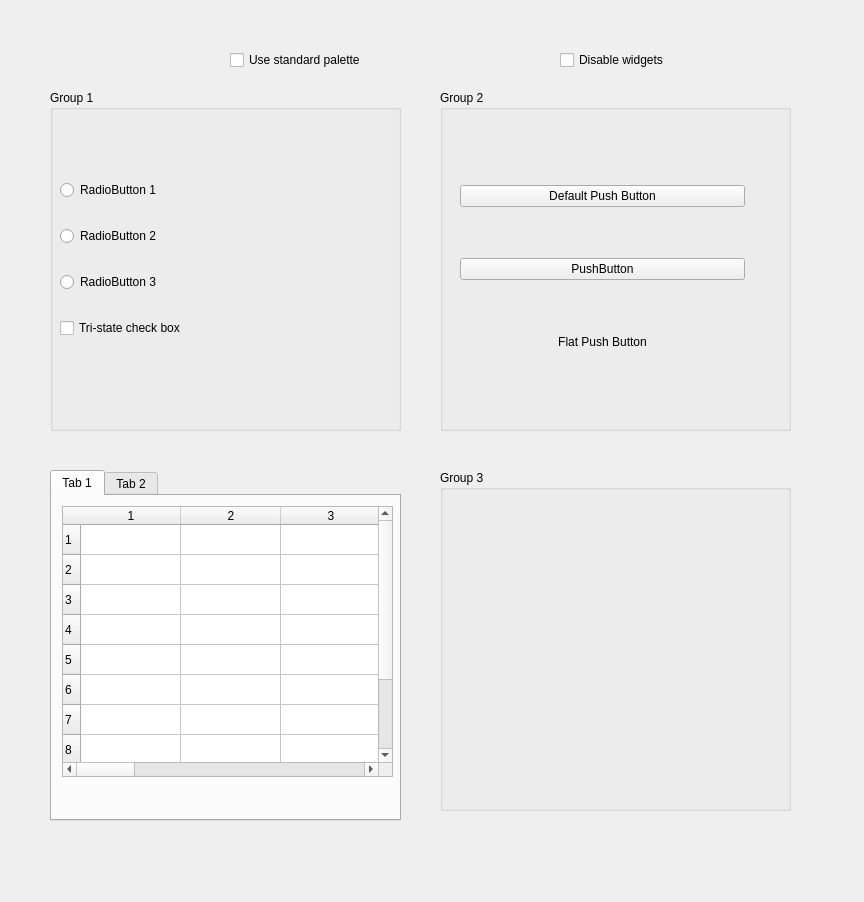
<?xml version="1.0" encoding="UTF-8"?>
<ui version="4.0">
 <class>Form</class>
 <widget class="QWidget" name="Form">
  <property name="geometry">
   <rect>
    <x>0</x>
    <y>0</y>
    <width>864</width>
    <height>902</height>
   </rect>
  </property>
  <property name="windowTitle">
   <string>Form</string>
  </property>
  <widget class="QGroupBox" name="groupBox">
   <property name="geometry">
    <rect>
     <x>50</x>
     <y>90</y>
     <width>351</width>
     <height>341</height>
    </rect>
   </property>
   <property name="title">
    <string>Group 1</string>
   </property>
   <widget class="QWidget" name="gridLayoutWidget">
    <property name="geometry">
     <rect>
      <x>10</x>
      <y>70</y>
      <width>294</width>
      <height>198</height>
     </rect>
    </property>
    <layout class="QGridLayout" name="gridLayout">
     <item row="1" column="0">
      <widget class="QRadioButton" name="radioButton_2">
       <property name="text">
        <string>RadioButton 1</string>
       </property>
      </widget>
     </item>
     <item row="4" column="0">
      <widget class="QRadioButton" name="radioButton_3">
       <property name="text">
        <string>RadioButton 3</string>
       </property>
      </widget>
     </item>
     <item row="5" column="0">
      <widget class="QCheckBox" name="checkBox">
       <property name="text">
        <string>Tri-state check box</string>
       </property>
       <property name="tristate">
        <bool>true</bool>
       </property>
      </widget>
     </item>
     <item row="3" column="0">
      <widget class="QRadioButton" name="radioButton">
       <property name="text">
        <string>RadioButton 2</string>
       </property>
      </widget>
     </item>
    </layout>
   </widget>
  </widget>
  <widget class="QGroupBox" name="groupBox_3">
   <property name="geometry">
    <rect>
     <x>440</x>
     <y>90</y>
     <width>351</width>
     <height>341</height>
    </rect>
   </property>
   <property name="title">
    <string>Group 2</string>
   </property>
   <widget class="QWidget" name="verticalLayoutWidget">
    <property name="geometry">
     <rect>
      <x>20</x>
      <y>50</y>
      <width>285</width>
      <height>260</height>
     </rect>
    </property>
    <layout class="QVBoxLayout" name="verticalLayout">
     <item>
      <widget class="QPushButton" name="pushButton">
       <property name="text">
        <string>Default Push Button</string>
       </property>
      </widget>
     </item>
     <item>
      <widget class="QPushButton" name="pushButton_3">
       <property name="text">
        <string>PushButton</string>
       </property>
       <property name="autoDefault">
        <bool>false</bool>
       </property>
       <property name="default">
        <bool>false</bool>
       </property>
      </widget>
     </item>
     <item>
      <widget class="QPushButton" name="pushButton_2">
       <property name="text">
        <string>Flat Push Button</string>
       </property>
       <property name="flat">
        <bool>true</bool>
       </property>
      </widget>
     </item>
    </layout>
   </widget>
  </widget>
  <widget class="QGroupBox" name="groupBox_4">
   <property name="geometry">
    <rect>
     <x>440</x>
     <y>470</y>
     <width>351</width>
     <height>341</height>
    </rect>
   </property>
   <property name="title">
    <string>Group 3</string>
   </property>
   <widget class="QWidget" name="verticalLayoutWidget_2">
    <property name="geometry">
     <rect>
      <x>20</x>
      <y>50</y>
      <width>285</width>
      <height>170</height>
     </rect>
    </property>
    <layout class="QVBoxLayout" name="verticalLayout_2"/>
   </widget>
  </widget>
  <widget class="QTabWidget" name="tabWidget">
   <property name="geometry">
    <rect>
     <x>50</x>
     <y>470</y>
     <width>351</width>
     <height>351</height>
    </rect>
   </property>
   <property name="currentIndex">
    <number>0</number>
   </property>
   <widget class="QWidget" name="tab">
    <attribute name="title">
     <string>Tab 1</string>
    </attribute>
    <widget class="QTableWidget" name="tableWidget">
     <property name="geometry">
      <rect>
       <x>10</x>
       <y>10</y>
       <width>331</width>
       <height>271</height>
      </rect>
     </property>
     <row>
      <property name="text">
       <string>1</string>
      </property>
     </row>
     <row>
      <property name="text">
       <string>2</string>
      </property>
     </row>
     <row>
      <property name="text">
       <string>3</string>
      </property>
     </row>
     <row>
      <property name="text">
       <string>4</string>
      </property>
     </row>
     <row>
      <property name="text">
       <string>5</string>
      </property>
     </row>
     <row>
      <property name="text">
       <string>6</string>
      </property>
     </row>
     <row>
      <property name="text">
       <string>7</string>
      </property>
     </row>
     <row>
      <property name="text">
       <string>8</string>
      </property>
     </row>
     <row>
      <property name="text">
       <string>9</string>
      </property>
     </row>
     <row>
      <property name="text">
       <string>10</string>
      </property>
     </row>
     <column>
      <property name="text">
       <string>1</string>
      </property>
     </column>
     <column>
      <property name="text">
       <string>2</string>
      </property>
     </column>
     <column>
      <property name="text">
       <string>3</string>
      </property>
     </column>
     <column>
      <property name="text">
       <string>4</string>
      </property>
     </column>
     <column>
      <property name="text">
       <string>5</string>
      </property>
     </column>
     <column>
      <property name="text">
       <string>6</string>
      </property>
     </column>
     <column>
      <property name="text">
       <string>7</string>
      </property>
     </column>
     <column>
      <property name="text">
       <string>8</string>
      </property>
     </column>
     <column>
      <property name="text">
       <string>9</string>
      </property>
     </column>
     <column>
      <property name="text">
       <string>10</string>
      </property>
     </column>
    </widget>
   </widget>
   <widget class="QWidget" name="tab_2">
    <attribute name="title">
     <string>Tab 2</string>
    </attribute>
    <widget class="QTextEdit" name="textEdit">
     <property name="geometry">
      <rect>
       <x>10</x>
       <y>17</y>
       <width>321</width>
       <height>261</height>
      </rect>
     </property>
     <property name="html">
      <string>&lt;!DOCTYPE HTML PUBLIC &quot;-//W3C//DTD HTML 4.0//EN&quot; &quot;http://www.w3.org/TR/REC-html40/strict.dtd&quot;&gt;
&lt;html&gt;&lt;head&gt;&lt;meta name=&quot;qrichtext&quot; content=&quot;1&quot; /&gt;&lt;style type=&quot;text/css&quot;&gt;
p, li { white-space: pre-wrap; }
&lt;/style&gt;&lt;/head&gt;&lt;body style=&quot; font-family:'Ubuntu'; font-size:11pt; font-weight:400; font-style:normal;&quot;&gt;
&lt;p style=&quot; margin-top:0px; margin-bottom:0px; margin-left:0px; margin-right:0px; -qt-block-indent:0; text-indent:0px;&quot;&gt;Twinkle, twinkle, little star,&lt;/p&gt;
&lt;p style=&quot; margin-top:0px; margin-bottom:0px; margin-left:0px; margin-right:0px; -qt-block-indent:0; text-indent:0px;&quot;&gt;How I wonder what you are.&lt;/p&gt;
&lt;p style=&quot; margin-top:0px; margin-bottom:0px; margin-left:0px; margin-right:0px; -qt-block-indent:0; text-indent:0px;&quot;&gt;Up above the world so high,&lt;/p&gt;
&lt;p style=&quot; margin-top:0px; margin-bottom:0px; margin-left:0px; margin-right:0px; -qt-block-indent:0; text-indent:0px;&quot;&gt;Like a diamond in the sky.&lt;/p&gt;
&lt;p style=&quot; margin-top:0px; margin-bottom:0px; margin-left:0px; margin-right:0px; -qt-block-indent:0; text-indent:0px;&quot;&gt;Twinkle, twinkle, little star,&lt;/p&gt;
&lt;p style=&quot; margin-top:0px; margin-bottom:0px; margin-left:0px; margin-right:0px; -qt-block-indent:0; text-indent:0px;&quot;&gt;How I wonder what you are!&lt;/p&gt;&lt;/body&gt;&lt;/html&gt;</string>
     </property>
    </widget>
   </widget>
  </widget>
  <widget class="QCheckBox" name="checkBox_2">
   <property name="geometry">
    <rect>
     <x>560</x>
     <y>40</y>
     <width>261</width>
     <height>40</height>
    </rect>
   </property>
   <property name="text">
    <string>Disable widgets</string>
   </property>
  </widget>
  <widget class="QCheckBox" name="checkBox_3">
   <property name="geometry">
    <rect>
     <x>230</x>
     <y>40</y>
     <width>321</width>
     <height>40</height>
    </rect>
   </property>
   <property name="text">
    <string>Use standard palette</string>
   </property>
  </widget>
 </widget>
 <resources/>
 <connections/>
</ui>
